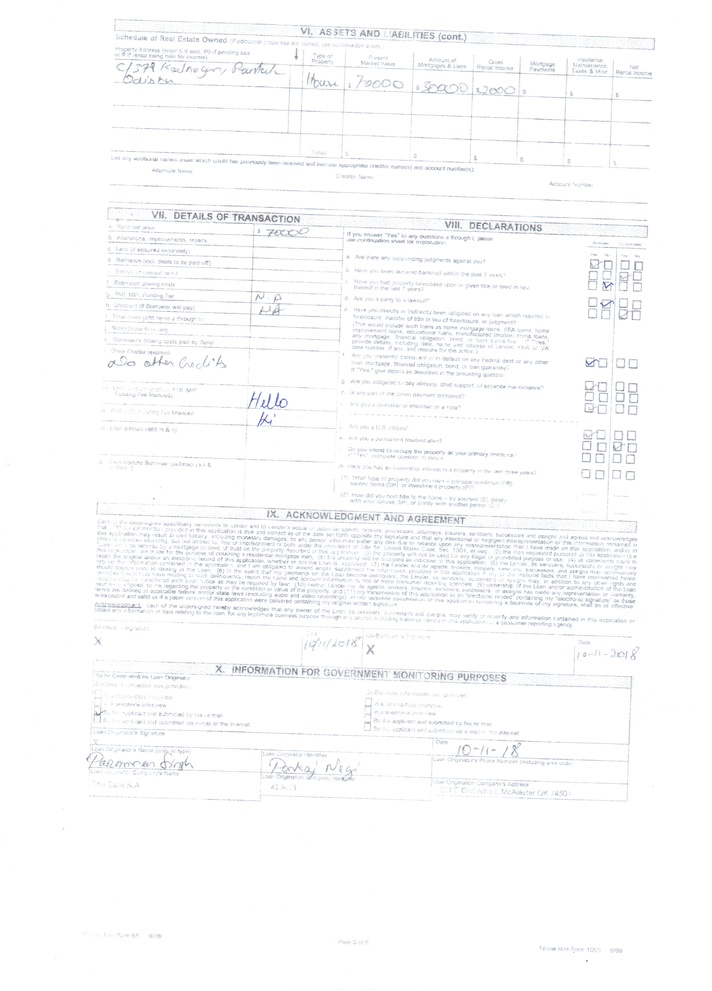
#> input picture Pyimages/Module1/Page3.jpeg, 712 x 991 px, shrunk from 2481 x 3456 before the run
$ python Example6-1.4.4-Flipping.py --image ../Page3.jpeg
#> lines starting #> are read from the running program, lines starting #| are printed output that depends on the picture
"""
Flipping the image vertically or hirizontally or both
cv2.flip(<image>, Code,<destination>)
Code:
    0------vertically: along the x-axis-0
    1------horizontally:along the y-axis 1
    2------horizontally+vertically: -1
"""
import argparse
import cv2

ap=argparse.ArgumentParser()
ap.add_argument("-i","--image",required=True,help="Path to the file")
args=vars(ap.parse_args())

image = cv2.imread(args["image"])
#> image is the input picture: shape (991, 712, 3); mean B, G, R 251.4, 250.9, 250.5
cv2.imshow("Original", image)

# flip the image horizontally
flipped = cv2.flip(image, 1)
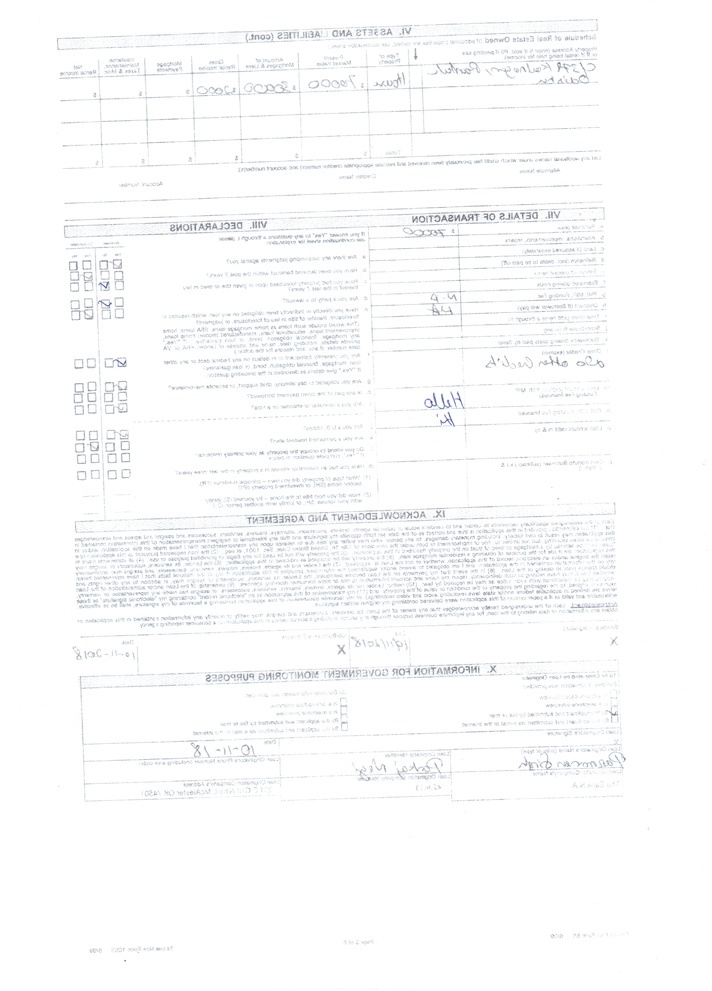
#> flipped: shape (991, 712, 3); mean B, G, R 251.4, 250.9, 250.5
cv2.imshow("Flipped Horizontally", flipped)

# flip the image vertically
flipped = cv2.flip(image, 0)
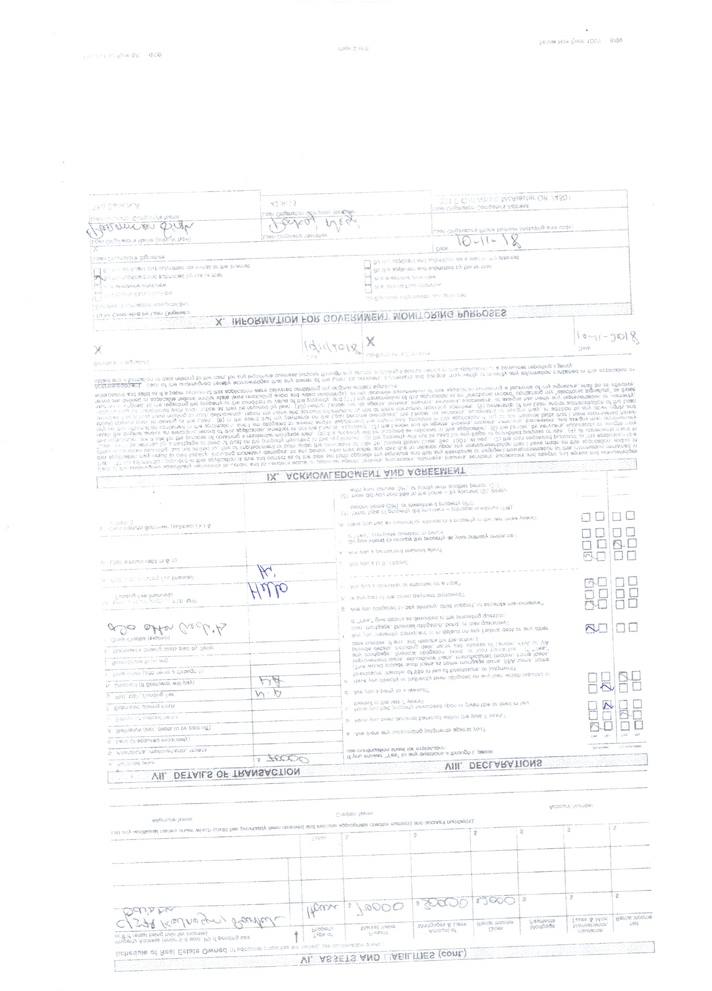
#> flipped: shape (991, 712, 3); mean B, G, R 251.4, 250.9, 250.5
cv2.imshow("Flipped Vertically", flipped)

# flip the image along both axes
flipped = cv2.flip(image, -1)
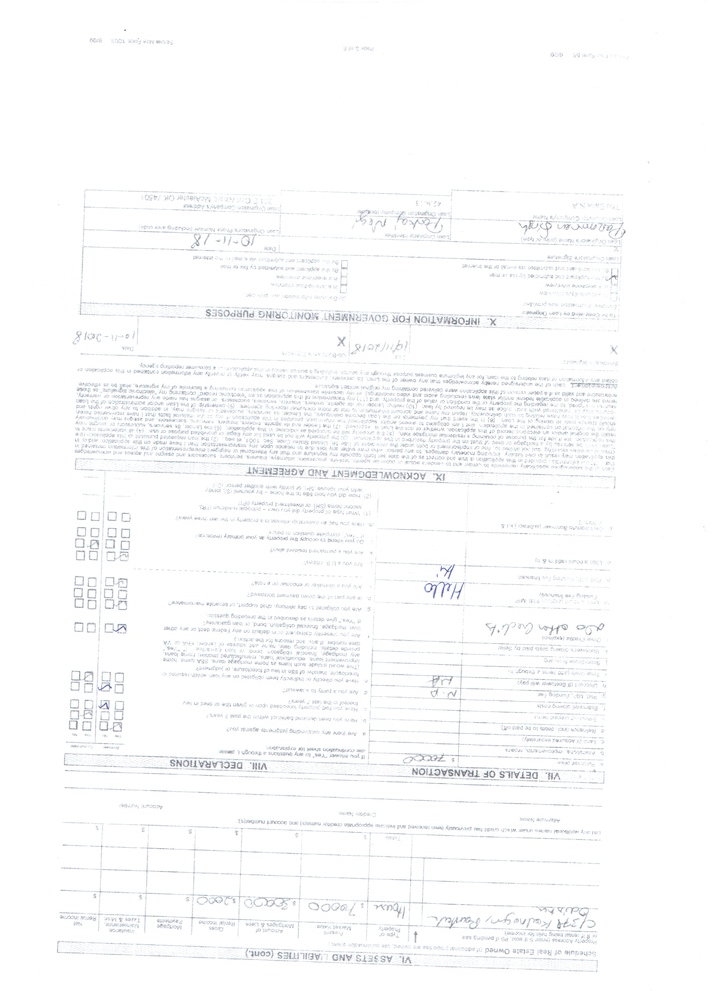
#> flipped: shape (991, 712, 3); mean B, G, R 251.4, 250.9, 250.5
cv2.imshow("Flipped Horizontally & Vertically", flipped)
cv2.waitKey(0)
